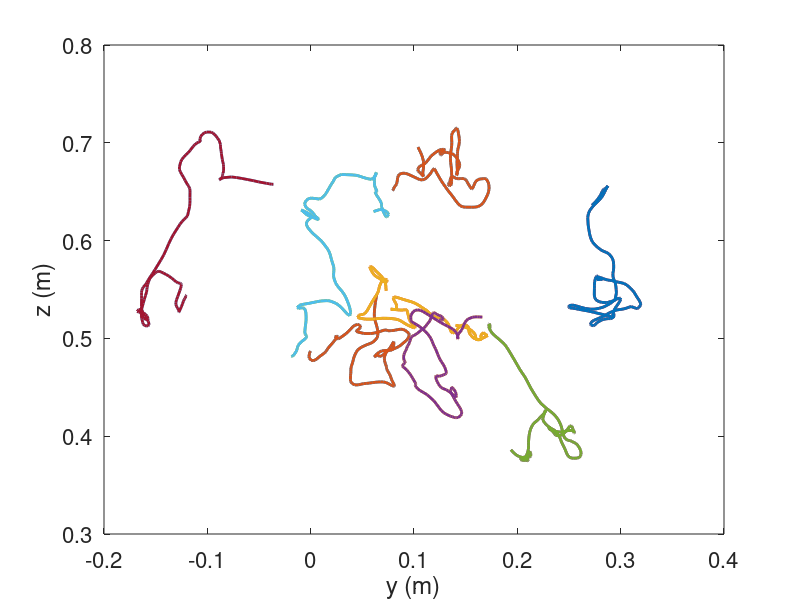

This chart was generated by the following MATLAB code:
load('FrankaTrainingData.mat');
close all;
for i = 0 : 7
    plot(X((i*399)+1:399+i*399,2), X((i*399)+1:399+i*399,3), 'linewidth', 2)
    hold on;
end

% Run again for nicer colors haha
for i = 0 : 7
    plot(X((i*399)+1:399+i*399,2), X((i*399)+1:399+i*399,3), 'linewidth', 2)
    hold on;
end

xlabel('y (m)')
ylabel('z (m)')
set(gcf, 'color', 'w')
set(gca,'FontSize',16)